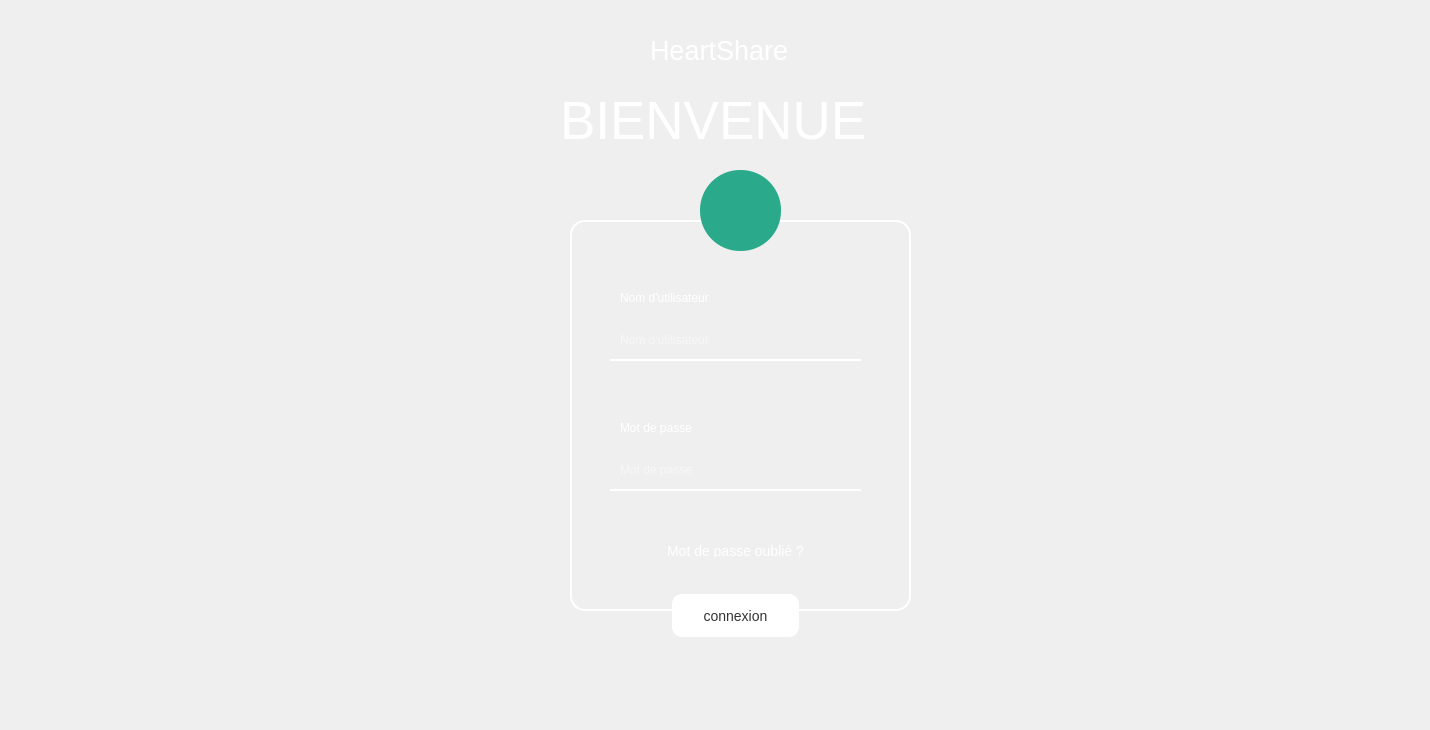
    <widget class="QWidget" name="LOGIN_PAGE">
     <widget class="QLineEdit" name="lineEdit_2">
      <property name="geometry">
       <rect>
        <x>610</x>
        <y>320</y>
        <width>251</width>
        <height>41</height>
       </rect>
      </property>
      <property name="styleSheet">
       <string notr="true">QLineEdit {
    border:none;
border-bottom: 2px solid white;
    padding: 0 8px;
    background: transparent;
    selection-background-color: darkgray;
	color: white;

}
QLineEdit:Focus{

border: 2px solid white;
    border-radius: 10px;

}</string>
      </property>
      <property name="placeholderText">
       <string>Nom d'utilisateur</string>
      </property>
     </widget>
     <widget class="QLineEdit" name="lineEdit_3">
      <property name="geometry">
       <rect>
        <x>610</x>
        <y>450</y>
        <width>251</width>
        <height>41</height>
       </rect>
      </property>
      <property name="styleSheet">
       <string notr="true">QLineEdit {
    border:none;
border-bottom: 2px solid white;
    padding: 0 8px;
    background: transparent;
    selection-background-color: darkgray;
	color: white;

}
QLineEdit:Focus{

border: 2px solid white;
    border-radius: 10px;

}</string>
      </property>
      <property name="echoMode">
       <enum>QLineEdit::Password</enum>
      </property>
      <property name="placeholderText">
       <string>Mot de passe</string>
      </property>
     </widget>
     <widget class="QPushButton" name="connexion">
      <property name="geometry">
       <rect>
        <x>670</x>
        <y>590</y>
        <width>131</width>
        <height>51</height>
       </rect>
      </property>
      <property name="styleSheet">
       <string notr="true">QPushButton {
   background-color: #fff;
   border: 2px solid white;
   color: #333;
   padding: 0 8px;
   text-align: center;
   text-decoration: none;
   display: inline-block;
   font-size: 14px;
   margin: 4px 2px;
   cursor: pointer;
   border-radius: 10px;



    
 
}

QPushButton:hover {
   background-color: #00FF00;
}


QPushButton::pressed
{
	background-color: #EF829B;

}</string>
      </property>
      <property name="text">
       <string>connexion</string>
      </property>
     </widget>
     <widget class="QPushButton" name="reset">
      <property name="geometry">
       <rect>
        <x>660</x>
        <y>540</y>
        <width>151</width>
        <height>21</height>
       </rect>
      </property>
      <property name="styleSheet">
       <string notr="true">QPushButton {
   background-color: transparent;

   color: white;

   text-align: center;
   
   display: inline-block;
   font-size: 14px;
   margin: 4px 2px;
   cursor: pointer;
   border-radius: 10px;



    
 
}

QPushButton:hover {
	background-color: transparent;
	color: #EF829B;
	
}


QPushButton::pressed
{
	background-color: #EF829B;

}</string>
      </property>
      <property name="text">
       <string>Mot de passe oublié ?</string>
      </property>
     </widget>
     <widget class="QLabel" name="label_16">
      <property name="geometry">
       <rect>
        <x>560</x>
        <y>70</y>
        <width>351</width>
        <height>101</height>
       </rect>
      </property>
      <property name="styleSheet">
       <string notr="true">QLabel{
background : transparent ; 
color:white;
font:40pt;

}</string>
      </property>
      <property name="text">
       <string>BIENVENUE</string>
      </property>
     </widget>
     <widget class="QLabel" name="label_14">
      <property name="geometry">
       <rect>
        <x>650</x>
        <y>30</y>
        <width>171</width>
        <height>41</height>
       </rect>
      </property>
      <property name="styleSheet">
       <string notr="true">QLabel {
background : transparent ; 
color:white;
 font: 20pt; 
}
</string>
      </property>
      <property name="text">
       <string>HeartShare</string>
      </property>
     </widget>
     <widget class="QLabel" name="username">
      <property name="geometry">
       <rect>
        <x>620</x>
        <y>290</y>
        <width>101</width>
        <height>16</height>
       </rect>
      </property>
      <property name="styleSheet">
       <string notr="true">color: white;
background: transparent;</string>
      </property>
      <property name="text">
       <string>Nom d'utilisateur</string>
      </property>
      <property name="scaledContents">
       <bool>false</bool>
      </property>
     </widget>
     <widget class="QLabel" name="label_10">
      <property name="geometry">
       <rect>
        <x>0</x>
        <y>0</y>
        <width>1421</width>
        <height>721</height>
       </rect>
      </property>
      <property name="text">
       <string/>
      </property>
      <property name="pixmap">
       <pixmap>../3258154.jpg</pixmap>
      </property>
      <property name="scaledContents">
       <bool>true</bool>
      </property>
     </widget>
     <widget class="QLabel" name="username_2">
      <property name="geometry">
       <rect>
        <x>620</x>
        <y>420</y>
        <width>101</width>
        <height>16</height>
       </rect>
      </property>
      <property name="styleSheet">
       <string notr="true">color: white;
background: transparent;</string>
      </property>
      <property name="text">
       <string>Mot de passe</string>
      </property>
      <property name="scaledContents">
       <bool>false</bool>
      </property>
     </widget>
     <widget class="QLabel" name="label_12">
      <property name="geometry">
       <rect>
        <x>570</x>
        <y>220</y>
        <width>341</width>
        <height>391</height>
       </rect>
      </property>
      <property name="styleSheet">
       <string notr="true">background:transparent;
border: 2px solid white;
border-radius:15px;</string>
      </property>
      <property name="text">
       <string/>
      </property>
     </widget>
     <widget class="QPushButton" name="profileee">
      <property name="geometry">
       <rect>
        <x>700</x>
        <y>170</y>
        <width>81</width>
        <height>81</height>
       </rect>
      </property>
      <property name="styleSheet">
       <string notr="true">QPushButton {
   background-color: #2AAA8A;
   border-radius: 40px;
}

</string>
      </property>
      <property name="text">
       <string/>
      </property>
      <property name="icon">
       <iconset resource="res.qrc">
        <normaloff>:/icons/icons/feather/user.svg</normaloff>:/icons/icons/feather/user.svg</iconset>
      </property>
      <property name="iconSize">
       <size>
        <width>50</width>
        <height>50</height>
       </size>
      </property>
     </widget>
     <zorder>label_10</zorder>
     <zorder>label_12</zorder>
     <zorder>lineEdit_2</zorder>
     <zorder>lineEdit_3</zorder>
     <zorder>connexion</zorder>
     <zorder>reset</zorder>
     <zorder>label_16</zorder>
     <zorder>label_14</zorder>
     <zorder>username</zorder>
     <zorder>username_2</zorder>
     <zorder>profileee</zorder>
    </widget>
